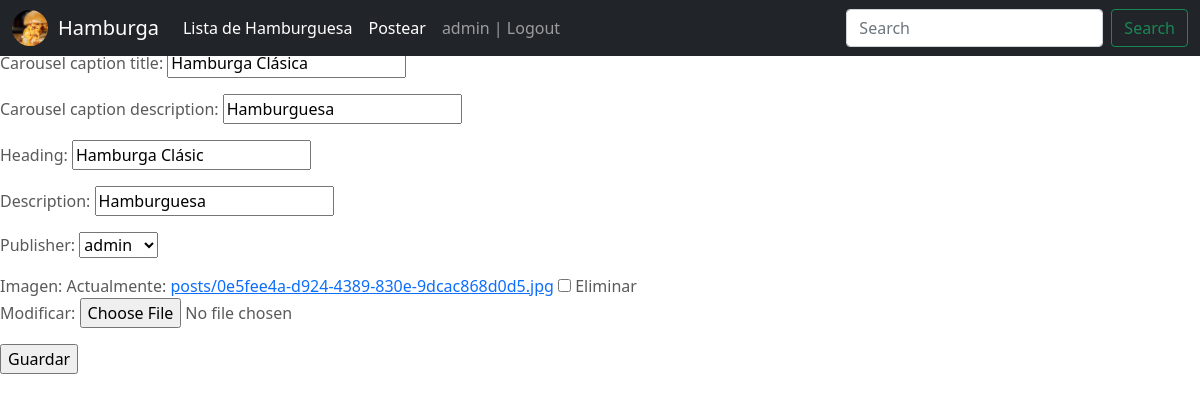
Screenshot of /post/1/actualizar (signed in) with the database file from the repository.
### Hamgurga/models.py (models this page shows, shortened)
class Profile(models.Model):
    user = models.OneToOneField(to=User, on_delete=models.CASCADE, related_name="profile")
    instagram = models.CharField(max_length=100)
    imagen = models.ImageField(upload_to="profiles", null=True, blank=True)

class Post(models.Model):
    carousel_caption_title = models.CharField(max_length=30)
    carousel_caption_description =  models.CharField(max_length=80)
    heading = models.CharField(max_length=15)
    description = models.CharField(max_length=120)
    publisher = models.ForeignKey(to=User, on_delete=models.CASCADE, related_name="publisher")
    imagen = models.ImageField(upload_to="posts", null=True, blank=True)

### Hamgurga/views.py (the view, shortened to what this page needs)
# urls.py: path('post/<pk>/actualizar',PostUpdate.as_view(), name="Post-Update"),
class PostUpdate(LoginRequiredMixin, UserPassesTestMixin, UpdateView):
    model = Post
    success_url = reverse_lazy("Post-list")
    fields = '__all__'
    def test_func(self):
        user_id = self.request.user.id
        post_id = self.kwargs.get('pk')
        return Post.objects.filter(publisher=user_id, id=post_id).exists()

### Hamgurga/templates/Hamgurga/post_form.html (shortened to what this page needs)
{% extends "Hamgurga/base.html" %}
{% block main %}
<form method="POST" enctype="multipart/form-data">
    {{form.as_p}}
    <input type="submit" value="Guardar">
</form>
{% endblock %}

### Hamgurga/templates/Hamgurga/base.html (shortened to what this page needs)
<!DOCTYPE html>
<html lang="en">
  <head>
    {% load static %}
<link href="{% static 'Hamgurga/css/bootstrap.min.css' %}" rel="stylesheet">
    <link href="{% static 'Hamgurga/css/carousel.css' %}" rel="stylesheet">
  </head>
  <body>
<header>
  <nav class="navbar navbar-expand-md navbar-dark fixed-top bg-dark">
    <div class="container-fluid">
        {% if user.profile.imagen %}
        <a href="{% url 'Profile' user.profile.id %}">
        <img src="{{user.profile.imagen.url}}" height="100%" width="36px" style="border-radius: 50%; margin-right:10px">
        </a>
        {% endif %}
      <a class="navbar-brand" href="{% url 'index' %}">Hamburga</a>
      <div class="collapse navbar-collapse" id="navbarCollapse">
        <ul class="navbar-nav me-auto mb-2 mb-md-0">
          <li class="nav-item">
            <a class="nav-link active" aria-current="page" href="{% url 'Post-List' %}">Lista de Hamburguesa</a>
          </li>
          {% if user.is_authenticated %}
          <li class="nav-item">
            <a class="nav-link active" aria-current="page" href="{% url 'Post-Create' %}">Postear</a>
          </li>
          <li class="nav-item">
            <a class="nav-link" href="{% url 'Logout' %}"> {{user.username}} | Logout</a>
          </li>
        {% endif %}
        </ul>
        <form class="d-flex">
          <input class="form-control me-2" type="search" placeholder="Search" aria-label="Search">
          <button class="btn btn-outline-success" type="submit">Search</button>
        </form>
      </div>
    </div>
  </nav>
</header>
{% block main %}
{% endblock %}
</body></html>

### Hamgurga/static/Hamgurga/css/carousel.css (style rules this page uses)
body { padding-top: 3rem; padding-bottom: 3rem; color: #5a5a5a; }

### rows the page displays
Post: carousel_caption_title "Hamburga Clásica", carousel_caption_description "Hamburguesa", heading "Hamburga Clásic", description "Hamburguesa", publisher "admin"

### other values shown
{{ user.username }} "admin"
